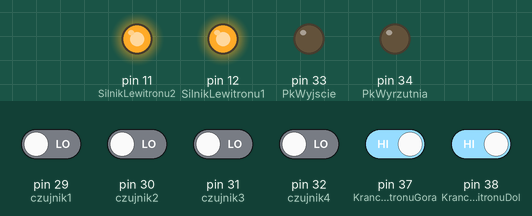
The sketch below on a simulated Arduino Mega 2560, built with avr-gcc and run on an emulated ATmega2560. On the bench: output pins drawn as LEDs (lit = HIGH). Dashed ring = blinking. The test bench sets the inputs (shaded band); at power-on: pin 37 (KrancowkaLewitronuGora), pin 38 (KrancowkaLewitronuDol) HIGH, pin 29 (czujnik1), pin 30 (czujnik2), pin 31 (czujnik3), pin 32 (czujnik4) LOW. Pins used as bus, display or sensor lines are not drawn; what the sketch prints to the serial monitor is not drawn.

Above: at 2.2 s.
2.3 s: pin 30 (czujnik2) driven HIGH
At 2.73 s:
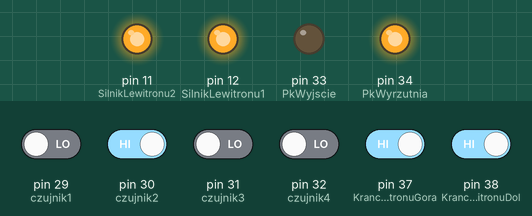
4.3 s: pin 31 (czujnik3) driven HIGH
At 5.4 s:
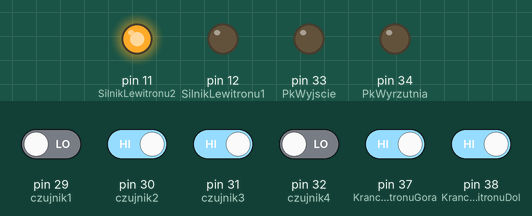
6.1 s: pin 37 (KrancowkaLewitronuGora) driven LOW
At 6.5 s:
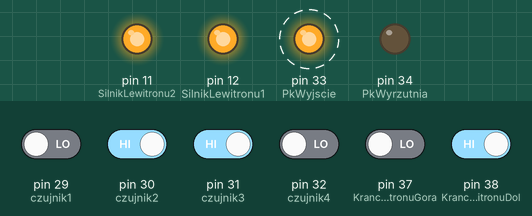
9.1 s: pin 32 (czujnik4) driven HIGH
At 11.9 s:
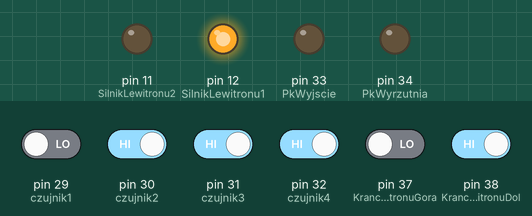
12.1 s: pin 38 (KrancowkaLewitronuDol) driven LOW
At 13.1 s:
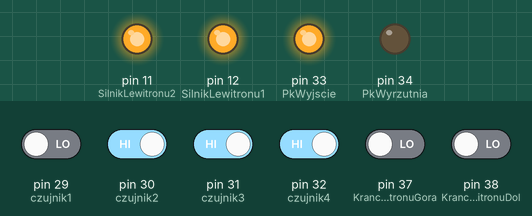
15.1 s: pin 31 (czujnik3) driven LOW
At 16.6 s:
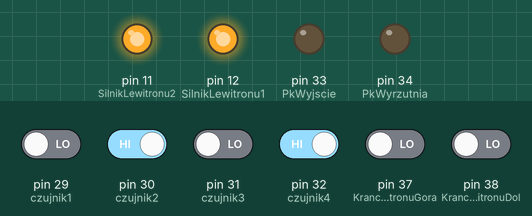
Timing chart, 0 to 18.1 s (numbered marks = the images above; inputs shaded):
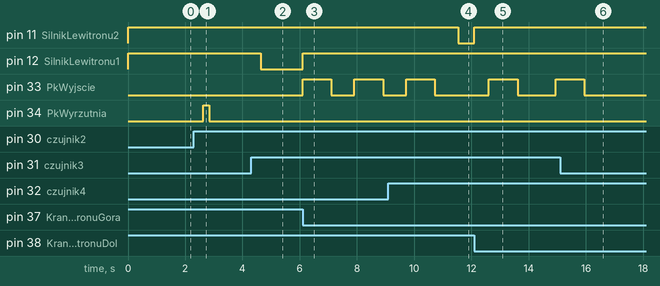

Measured:
- after the input at 2.3 s, pin 34 (PkWyrzutnia): LOW → HIGH after 0.33 s, → LOW 0.20 s later
- after the input at 4.3 s, pin 12 (SilnikLewitronu1): HIGH → LOW after 0.33 s
- after the input at 6.1 s, pin 12 (SilnikLewitronu1): LOW → HIGH at once; pin 33 (PkWyjscie): alternates HIGH for 1.0 s and LOW for 0.81 s, starting at once
- after the input at 9.1 s, pin 11 (SilnikLewitronu2): HIGH → LOW after 2.4 s; pin 33 (PkWyjscie): goes on until 10.7 s, then stays LOW
- after the input at 12.1 s, pin 11 (SilnikLewitronu2): LOW → HIGH at once; pin 33 (PkWyjscie): LOW → HIGH after 0.51 s, → LOW 1.0 s later, → HIGH 1.3 s later
- after the input at 15.1 s, pin 33 (PkWyjscie): goes on until 15.9 s, then stays LOW

The sketch:

ExpLancuchowy2016v2.2__2_.ino
```cpp
  /* Eksperyment Lancuchowy 2016 - sterowanie za pomoca Arduino MEGA 2560
  copyrajt Szymon Wojcik (C)
  */
  // --- DEKLARACJE FIZYCZNYCH WYPROWADZEN - patrz schemat plytki --- //
  int LCD_ad0 = 25; // najmlodszy bit adresu wyswietlaczy LCD
  int LCD_ad1 = 26; // drugi bit
  int LCD_ad2 = 27; // trzeci najstarszy bit - nieuzywany w sumie bo tylko cztery wyswietlacze dzialaja :(
  int LCD_stb = 28; // pin blokujący transmisję, LOW = blokada, HIGH = przesylanie  - nazywany też STROB
  int czujnik1 = 29; // wykrycie kulki wpadającej do machiny LOW = wykryto
  int czujnik2 = 30; // wykrycie kulki w wyrzutni poziomej LOW = wykryto
  int czujnik3 = 31; // do ustalenia, kulka w lewitronie alboco;
  int czujnik4 = 32; // do ustalenia, kulka w rurce wyjsciowej - pozegnanie;
  int PkWyrzutnia = 34; // sterowanie przekaznikiem wyrzutni poziomej HIGH = wyrzuć, LOW = przekaźnik niezasilony (stan normalny)
  int PkWyjscie = 33; // sterowanie blokady kulki wyjsciowej, HIGH = wypuszcza kulke do rurki wyjsciowej
  int SilnikLewitronu1 = 12;
  int SilnikLewitronu2 = 11; // sterowanie winda z lewitronem jak oba HIGH = stoi, jedno LOW - kreci w dol albo w gore - SPRAWDZIC!
  int KrancowkaLewitronuGora = 37; // wykrycie pozycji gornej lewitronu - sygnal do zastopowania silnika, moze LOW = wykryto?
  int KrancowkaLewitronuDol = 38; // wykrycie pozycji dolnej lewitronu - stop silnika, moze LOW = wykryto?
  const int WL = 8; //wlacz laser w lewitronie, LOW = pracuje, HIGH = czuwanie, UWAGA, ZRE PRAD JAK CHOLERA, WLACZAC TYLKO NA CHWILE!
  // --- Zmienne pomocnicze --- //
  boolean Wyrzucona = LOW; // flaga zadzialania wyrzutni poziomej
  boolean Wykryta = LOW;
  int val1 = 0; // zmienna trzymajaca sygnal z czujnika 1
  int val2 = 0; // zmienna trzymajaca sygnal z czujnika 2
  int val3 = 0; // zmienna trzymajaca sygnal z czujnika 3
  int val4 = 0; // zmienna trzymajaca sygnal z czujnika 4
  int valKG = 0; //zmienna krancowki gornej, 0 = odczytujemy zadzialanie, 1 = krancowka zwolniona
  int valKD = 0; //zmienna krancowki dolnej, 0 = odczytujemy zadzialanie, 1 = krancowka zwolniona
void setup() {
// ustawiamy wszystkie piny odpowiednio do ich ról:
// --- PINY WEJSCIOWE -- //
  pinMode(czujnik1, INPUT);
  pinMode(czujnik2, INPUT);
  pinMode(czujnik3, INPUT);
  pinMode(czujnik4, INPUT);
  pinMode(KrancowkaLewitronuDol, INPUT);
  pinMode(KrancowkaLewitronuGora, INPUT);
 // --- PINY WYJSCIOWE -- //
  pinMode(LCD_ad0, OUTPUT);
  pinMode(LCD_ad1, OUTPUT);
  pinMode(LCD_ad2, OUTPUT);
  pinMode(LCD_stb, OUTPUT);
  pinMode(PkWyrzutnia, OUTPUT);
  pinMode(PkWyjscie, OUTPUT);
  pinMode(SilnikLewitronu1, OUTPUT);
  pinMode(SilnikLewitronu2, OUTPUT);
 // --- USTAWIAMY STAN POCZATKOWY PO RESECIE --- //
  digitalWrite(LCD_stb, LOW);	// blokada wysylania danych do LCD
  digitalWrite(LCD_ad2, LOW);   // adres 2 --> 0
  digitalWrite(LCD_ad1, LOW);   // adres 1 --> 0
  digitalWrite(LCD_ad0, LOW);	// adres 0 --> 0
  digitalWrite(SilnikLewitronu1, HIGH); // sprawdzic to jeszcze, czy lepiej dwa LOWy dac?
  digitalWrite(SilnikLewitronu2, HIGH);
  digitalWrite(PkWyrzutnia, LOW); 	// przekaznik wylaczony
  digitalWrite(PkWyjscie, LOW);		// przekaznik wylaczony
  digitalWrite(WL, LOW);// lewitron na nie czuwanu, laser nie swieci - WAZNE! ZRE PRAD JAK CHOLERA.
 // Ustawiamy port szeregowy - monitorowanie i debug:
  Serial.begin(9600);
 // Ustawiamy port szeregowy 1 - wyswietlanie napisow na LCD:
  Serial1.begin(19200, SERIAL_8O1);
 // START PROGRAMU - inicjalizacja i przywitanie //
 czyscLCD(0);
 czyscLCD(1);
 czyscLCD(2);
 czyscLCD(3);
  digitalWrite(LCD_stb, LOW);
  digitalWrite(LCD_ad2, LOW);    // adres 2 --> 0
  digitalWrite(LCD_ad1, LOW);    // adres 1 --> 0
  digitalWrite(LCD_ad0, LOW);   // adres 0 --> 0
  digitalWrite(LCD_stb, HIGH);
  delay(100);
  Serial1.println("Omega 2 wita");
  Serial1.println("             ");
  Serial1.println("                    ");
  delay(100);
 // zmiana adresu
/*  digitalWrite(LCD_stb, LOW);
  digitalWrite(LCD_ad2, LOW);    // adres 2 --> 0
  digitalWrite(LCD_ad1, LOW);    // adres 1 --> 0
  digitalWrite(LCD_ad0, HIGH);   // adres 0 --> 1
  digitalWrite(LCD_stb, HIGH);
  delay(100);
  Serial1.println("Opiekun:");
  Serial1.println("Marcin Wojcik");
  delay(100);*/
  digitalWrite(LCD_stb, LOW);
  digitalWrite(LCD_ad2, LOW);    // adres 2 --> 0
  digitalWrite(LCD_ad1, HIGH);   // adres 1 --> 1
  digitalWrite(LCD_ad0, LOW);    // adres 0 --> 0
  digitalWrite(LCD_stb, HIGH);
  delay(100);
  Serial1.println("Opiekun:");
  Serial1.println("Marcin Wojcik");
  Serial1.println("                    ");
  delay(100);
  digitalWrite(LCD_stb, LOW);
  digitalWrite(LCD_ad2, LOW);    // adres 2 --> 0
  digitalWrite(LCD_ad1, HIGH);   // adres 1 --> 1
  digitalWrite(LCD_ad0, HIGH);   // adres 0 --> 1
  digitalWrite(LCD_stb, HIGH);
  delay(100);
  Serial1.println("Program:");
  Serial1.println("Szymon Wojcik");
  Serial1.println("Budowa:Kacper Wojcik");
  delay(100);
}

void loop() {
  // --- Deklaracje zmiennych lokalnych --- //

  // --- Czytamy wejscia i podejmujemy kroki --- //
  val1 = digitalRead(czujnik1);	//część odpowiedzialna za odczytanie czy kulka wpadła
  val2 = digitalRead(czujnik2);
  val3 = digitalRead(czujnik3);
  val4 = digitalRead(czujnik4);
  valKD = digitalRead(KrancowkaLewitronuDol);
  valKG = digitalRead(KrancowkaLewitronuGora);
  Serial.println("Obieg petli");
//  Serial.println(val1,val2,val3,val4);

  if (val1 == 1 && Wykryta == LOW) {
    // Serial.println("Czujnik1+");
    czyscLCD(3);
	digitalWrite(LCD_stb, LOW);
    digitalWrite(LCD_ad2, LOW);    // adres 2 --> 0
    digitalWrite(LCD_ad1, HIGH);    // adres 1 --> 1
    digitalWrite(LCD_ad0, HIGH);    // adres 0 --> 1
    digitalWrite(LCD_stb, HIGH);	//zezwolenie na transmisje
	delay(100);
    Serial1.println("Witamy kulke");
	Serial1.println("ktora wlasnie wpadla");
  Serial1.println("             ");
	delay(100);
    digitalWrite(LCD_stb, LOW);
   Wykryta = HIGH;
  }
  if (val2 == 1 && Wyrzucona == LOW) {
    // Serial.println("Czujnik2+");
    // wykryto kulke w wyrzutni poziomej - wywietlamy stosowny napis i wyrzucamy kulke.
	// dobrze byloby tez wyczyscic napis na 4tym wyswietlaczu.
  czyscLCD(2);
	digitalWrite(LCD_ad2, LOW);    	// adres 2 --> 0
    digitalWrite(LCD_ad1, HIGH);   	// adres 1 --> 1
    digitalWrite(LCD_ad0, LOW);    	// adres 0 --> 0 przechodzimy do wyświetlacza 2
    digitalWrite(LCD_stb, HIGH);	//zezwolenie na transmisje
	delay(100);
    Serial1.println("Teraz wystrzelimy");
	  Serial1.println("kulke wyrzutnia");
   Serial1.println("             ");
	delay(100);
    digitalWrite(LCD_stb, LOW);
// -- Tutaj mozna dodac kod na odliczanie 5.. 4... 3.. 2... 1... :)
		digitalWrite(PkWyrzutnia, HIGH);
		delay(200);
		digitalWrite(PkWyrzutnia, LOW);
		Wyrzucona = HIGH; // flagujemy wyrzucenie kuleczki - zerowanie po resecie calosci

  }
  if (val3 == HIGH) {
    czyscLCD(1);
    digitalWrite(LCD_stb, LOW);
    digitalWrite(LCD_ad2, LOW);    // adres 2 --> 0
    digitalWrite(LCD_ad1, LOW);    // adres 1 --> 0
    digitalWrite(LCD_ad0, HIGH);   // adres 0 --> 1 przechodzimy do wyświetlacza 1
    digitalWrite(LCD_stb, HIGH);
	delay(100);
    Serial1.println("Widzieliscie kiedys");
	Serial1.println("    taka lewitacje?");
	delay(100);
	digitalWrite(LCD_stb, LOW);
 // --- tutaj kod sterujacy winda z lewitronem -> wlaczamy silnik do momentu kiedy nie osiagnie gornej pozycji, patrz KrancowkaGora = LOW
 // --- zakladamy ze winda z lewitronem jest na jakiejs dobrej pozycji, sprawdzamy tez stan czujnikow:
	if (valKG == 0 && valKD == 0)
				{
		// mamy blad czujnikow - stop windy //
		digitalWrite(LCD_ad2, LOW);   	// adres 2 --> 0
		digitalWrite(LCD_ad1, LOW);   	// adres 1 --> 0
		digitalWrite(LCD_ad0, LOW);		// adres 0 --> 0
		digitalWrite(LCD_stb, HIGH);
		delay(100);
		Serial1.println("BLAD!!!");
		Serial1.println("Awaria czujnikow");
		delay(100);
		digitalWrite(LCD_stb, LOW);
		digitalWrite(SilnikLewitronu1, HIGH); 	// stopujemy bezwzglednie winde z lewitronem
		digitalWrite(SilnikLewitronu2, HIGH);
		//digitalWrite(WL, HIGH);		// lewitron na czuwanu, laser nie swieci - WAZNE! ZRE PRAD JAK CHOLERA.
				}
	while (valKG == 1) { // tutaj moze nie skonczc petli dopoki czujnik nie zadziala - > mozna dolozyc && milis() < jakis_czas
		valKG = digitalRead(KrancowkaLewitronuGora); //musimy czytac w petli stan krancowki
		//digitalWrite(WL, LOW); // uzywac rozsadnie, ZRE PRAD!
		digitalWrite(SilnikLewitronu1, LOW); //gora
		digitalWrite(SilnikLewitronu2, HIGH);
		}
		digitalWrite(SilnikLewitronu1, HIGH); // stopujemy silnik po wykryciu krancowki
		digitalWrite(SilnikLewitronu2, HIGH);
		// -- Tutaj mozna dodac kod na odliczanie 5.. 4... 3.. 2... 1... :)
		digitalWrite(PkWyjscie, HIGH);
		delay(1000);	 // musi byc czas na przepuszczenie kulki przez rampe wyjsciowa - DOBRAC.
		digitalWrite(PkWyjscie, LOW);
		delay(500); //czekamy az sobie kulka wyleci spokojnie - dobrac czas stosownie
		//digitalWrite(WL, 1); // wylaczamy lewitron!


  }

  if (val4 == 1) {
    czyscLCD(0);
    digitalWrite(LCD_ad2, LOW);    // adres 2 --> 0
    digitalWrite(LCD_ad1, LOW);    // adres 1 --> 0
    digitalWrite(LCD_ad0, LOW);    // adres 0 --> 0
	digitalWrite(LCD_stb, HIGH);
	delay(100);
    Serial1.println("Kulce mowimy pa pa");//wykrywamy pod koniec i żegnamy kulkę
	delay(100);
    digitalWrite(LCD_stb, LOW);
        //digitalWrite(WL, HIGH); // wylaczamy lewitron!
	while (valKD == 1) { // tutaj moze nie skonczc petli dopoki czujnik nie zadziala.
		valKD = digitalRead(KrancowkaLewitronuDol);
		digitalWrite(SilnikLewitronu1, HIGH); // sprawdzic kierunek!!!
		digitalWrite(SilnikLewitronu2, LOW);
		}
		digitalWrite(SilnikLewitronu1, HIGH); // stopujemy silnik po wykryciu krancowki
		digitalWrite(SilnikLewitronu2, HIGH);
  }
}
void czyscLCD (int numerLCD) {
  switch (numerLCD) {
    case 0:    // your hand is on the sensor
       digitalWrite(LCD_ad2, LOW);  // adres 2 --> 0
       digitalWrite(LCD_ad1, LOW);    // adres 1 --> 0
       digitalWrite(LCD_ad0, LOW);    // adres 0 --> 0
       digitalWrite(LCD_stb, HIGH);
        Serial1.println("                    ");
        Serial1.println("                    ");
        Serial1.println("                    ");
        Serial1.println("                  ");
       delay(100);
       digitalWrite(LCD_stb, LOW);
      break;
    case 1:    // your hand is close to the sensor
      digitalWrite(LCD_ad2, LOW);  // adres 2 --> 0
      digitalWrite(LCD_ad1, LOW);    // adres 1 --> 0
      digitalWrite(LCD_ad0, HIGH);    // adres 0 --> 1
      digitalWrite(LCD_stb, HIGH);
       Serial1.println("                    ");
       Serial1.println("                    ");
       Serial1.println("                    ");
       Serial1.println("                  ");
      delay(100);
      digitalWrite(LCD_stb, LOW);
      break;
    case 2:    // your hand is a few inches from the sensor
      digitalWrite(LCD_ad2, LOW);  // adres 2 --> 0
      digitalWrite(LCD_ad1, HIGH);    // adres 1 --> 1
      digitalWrite(LCD_ad0, LOW);    // adres 0 --> 0
      digitalWrite(LCD_stb, HIGH);
       Serial1.println("                    ");
       Serial1.println("                    ");
       Serial1.println("                    ");
       Serial1.println("                  ");
      delay(100);
      digitalWrite(LCD_stb, LOW);
      break;
    case 3:    // your hand is nowhere near the sensor
      digitalWrite(LCD_ad2, LOW);  // adres 2 --> 0
      digitalWrite(LCD_ad1, HIGH);    // adres 1 --> 1
      digitalWrite(LCD_ad0, HIGH);    // adres 0 --> 1
      digitalWrite(LCD_stb, HIGH);
       Serial1.println("                    ");
       Serial1.println("                    ");
       Serial1.println("                    ");
       Serial1.println("                  ");
      delay(100);
      digitalWrite(LCD_stb, LOW);
      break;
  }
 }
```
